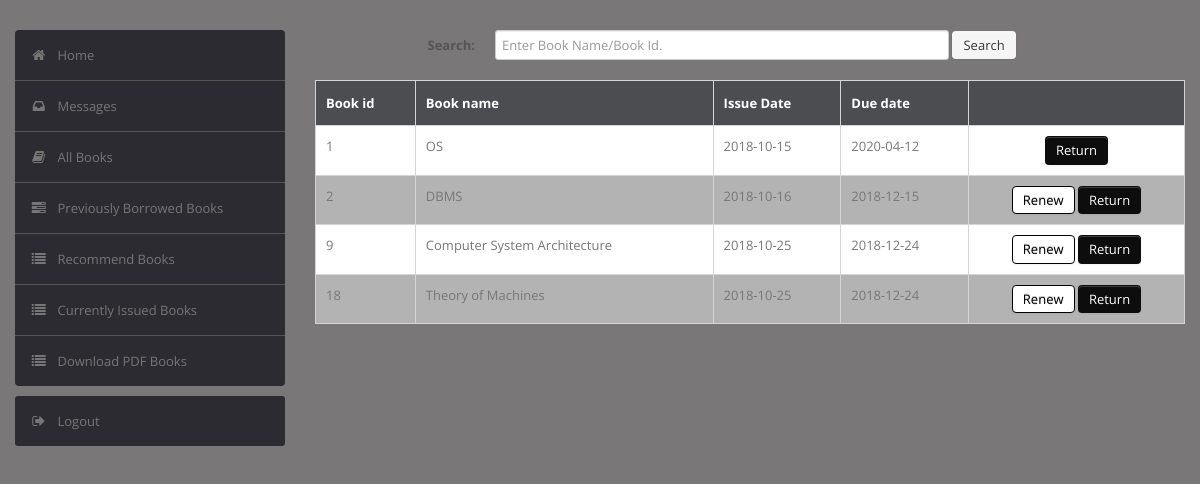
Screenshot of /student/current.php (signed in) with the database file from the repository.
### tables this page shows
CREATE TABLE `record` (
  `RollNo` varchar(50) NOT NULL,
  `BookId` int(10) NOT NULL,
  `Date_of_Issue` date DEFAULT NULL,
  `Due_Date` date DEFAULT NULL,
  `Date_of_Return` date DEFAULT NULL,
  `Dues` int(10) DEFAULT NULL,
  `Renewals_left` int(10) DEFAULT NULL,
  `Time` time DEFAULT NULL,
  PRIMARY KEY (`RollNo`,`BookId`),
  KEY `BookId` (`BookId`),
  CONSTRAINT `record_ibfk_1` FOREIGN KEY (`RollNo`) REFERENCES `user` (`RollNo`),
  CONSTRAINT `record_ibfk_2` FOREIGN KEY (`BookId`) REFERENCES `book` (`BookId`)
);

CREATE TABLE `book` (
  `BookId` int(10) NOT NULL AUTO_INCREMENT,
  `Title` varchar(50) DEFAULT NULL,
  `Publisher` varchar(50) DEFAULT NULL,
  `Year` varchar(50) DEFAULT NULL,
  `Availability` int(5) DEFAULT NULL,
  PRIMARY KEY (`BookId`)
);

### student/current.php (the view, shortened to what this page needs)
<?php
require('dbconn.php');
?>
<?php
if ($_SESSION['RollNo']) {
    ?>
<!DOCTYPE html>
<html lang="en">
    <head>
        <link type="text/css" href="bootstrap/css/bootstrap.min.css" rel="stylesheet">
        <link type="text/css" href="bootstrap/css/bootstrap-responsive.min.css" rel="stylesheet">
        <link type="text/css" href="css/theme.css" rel="stylesheet">
        <link type="text/css" href="images/icons/css/font-awesome.css" rel="stylesheet">
    </head>
    <body>
        <div class="wrapper">
            <div class="container">
                <div class="row">
                    <div class="span3">
                        <div class="sidebar">
                            <ul class="widget widget-menu unstyled">
                                <li class="active"><a href="index.php"><i class="menu-icon icon-home"></i>Home
                                </a></li>
                                 <li><a href="message.php"><i class="menu-icon icon-inbox"></i>Messages</a>
                                </li>
                                <li><a href="book.php"><i class="menu-icon icon-book"></i>All Books </a></li>
                                <li><a href="history.php"><i class="menu-icon icon-tasks"></i>Previously Borrowed Books </a></li>
                                <li><a href="recommendations.php"><i class="menu-icon icon-list"></i>Recommend Books </a></li>
                                <li><a href="current.php"><i class="menu-icon icon-list"></i>Currently Issued Books </a></li>
                                <li><a href="download.php"><i class="menu-icon icon-list"></i>Download PDF Books </a></li>
                            </ul>
                            <ul class="widget widget-menu unstyled">
                                <li><a href="logout.php"><i class="menu-icon icon-signout"></i>Logout </a></li>
                            </ul>
                        </div>
                    </div>
                    <div class="span9">
                        <form class="form-horizontal row-fluid" action="current.php" method="post">
                                        <div class="control-group">
                                            <label class="control-label" for="Search"><b>Search:</b></label>
                                            <div class="controls">
                                                <input type="text" id="title" name="title" placeholder="Enter Book Name/Book Id." class="span8" required>
                                                <button type="submit" name="submit"class="btn">Search</button>
                                            </div>
                                        </div>
                                    </form>
                                    <br>
                                    <?php
                                    $rollno = $_SESSION['RollNo'];
                                    if(isset($_POST['submit']))
                                        {$s=$_POST['title'];
                                            $sql="select * from LMS.record,LMS.book where RollNo = '$rollno' and Date_of_Issue is NOT NULL and Date_of_Return is NULL and book.Bookid = record.BookId and (record.BookId='$s' or Title like '%$s%')";
                                        }
                                    else
                                        $sql="select * from LMS.record,LMS.book where RollNo = '$rollno' and Date_of_Issue is NOT NULL and Date_of_Return is NULL and book.Bookid = record.BookId";
                                    $result=$conn->query($sql);
                                    $rowcount=mysqli_num_rows($result);
                                    if(!($rowcount))
                                        echo "<br><center><h2><b><i>No Results</i></b></h2></center>";
                                    else
                                    {
                                    ?>
                        <table class="table" id = "tables">
                                  <thead>
                                    <tr>
                                      <th>Book id</th>
                                      <th>Book name</th>
                                      <th>Issue Date</th>
                                      <th>Due date</th>
                                      <th></th>
                                    </tr>
                                  </thead>
                                  <tbody>
                                <?php
                            while($row=$result->fetch_assoc())
                            {
                                $bookid=$row['BookId'];
                                $name=$row['Title'];
                                $issuedate=$row['Date_of_Issue'];
                                $duedate=$row['Due_Date'];
                                $renewals=$row['Renewals_left'];
                            ?>
                                    <tr>
                                      <td><?php echo $bookid ?></td>
                                      <td><?php echo $name ?></td>
                                      <td><?php echo $issuedate ?></td>
                                      <td><?php echo $duedate ?></td>
                                        <td><center>
                                        <?php
                                         if($renewals)
                                            echo "<a href=\"renew_request.php?id=".$bookid."\" class=\"btn btn-success\">Renew</a>";
                                        ?>
                                        <a href="return_request.php?id=<?php echo $bookid; ?>" class="btn btn-primary">Return</a>
                                        </center></td>
                                    </tr>
                            <?php }} ?>
                                    </tbody>
                                </table>
                    </div>
                </div>
            </div>
        </div>
    </body>
</html>
<?php }
else {
    echo "<script type='text/javascript'>alert('Access Denied!!!')</script>";
} ?>

### student/css/theme.css (style rules this page uses)
#tables td, #tables th { border: 1px solid #ffffff; padding: 10px; }
#tables tr:nth-child(even) { background-color: #b4b3b3; }
#tables tr:nth-child(odd) { background-color: rgb(255, 255, 255); }
#tables th { padding-top: 12px; padding-bottom: 12px; text-align: left; background-color: #4c4d50; color: white; }
body { font-size: 13px; font-family: 'Open Sans', Arial, sans-serif; background: #797777; color: #777 }
strong, b { color: #555 }
.wrapper { padding: 30px 0 }
form { margin: 0 }
select, textarea, input[type="text"], input[type="password"], input[type="datetime"], input[type="datetime-local"], input[type="date"], input[type="month"], input[type="time"], input[type="week"], input[type="number"], input[type="email"], input[type="url"], input[type="search"], input[type="tel"], input[type="color"], .uneditable-input, label, input, button, select, textarea { -webkit-border-radius: 3px; -moz-border-radius: 3px; border-radius: 3px; font-size: 13px; font-family: 'Open Sans', Tahoma, Arial, sans-serif }
body [class^="icon-"], body [class*=" icon-"] { font-size: 14px; line-height: 20px; height: 20px }
.form-horizontal .control-group, .form-vertical .control-group { margin-bottom: 0 }
.btn, .btn-box { -webkit-border-radius: 3px; -moz-border-radius: 3px; border-radius: 3px }
.btn { font-size: 13px; font-weight: 600 }
.btn { display: inline-block; margin-bottom: 0; font-weight: 400; text-align: center; vertical-align: middle; cursor: pointer; background-image: none; border: 1px solid transparent; white-space: nowrap; padding: 4px 10px; font-size: 13px; line-height: 1.42857; border-radius: 4px; -webkit-user-select: none; -moz-user-select: none; -ms-user-select: none; user-select: none }
.btn-primary { color: #fff; background-color: #0d0d0e; }
.btn-success { color: #000000; background-color: #ffffff; border-color: #000000 }
.table { margin-bottom: 0 }
.table th, .table td { border-color: #d5d5d5!important }
.widget-menu { background: #fff; -webkit-border-radius: 3px; -moz-border-radius: 3px; border-radius: 3px; overflow: hidden }
.widget-menu a { color: #555; display: block; line-height: 20px; padding: 15px; text-decoration: none!important }
.widget-menu .menu-icon { margin-right: 10px; color: #767676; -webkit-transition: all .2s ease-in-out; -moz-transition: all .2s ease-in-out; transition: all .2s ease-in-out; }
.widget-menu>li+li { border-top: 1px solid #555 }
.widget-menu>li>a { background-color: #2d2b32; color: #767676; -webkit-transition: all .2s ease-in-out; -moz-transition: all .2s ease-in-out; transition: all .2s ease-in-out; }

### rows the page displays
record: BookId.BookId "1", BookId.Title "OS", Date_of_Issue "2018-10-15", Due_Date "2020-04-12"
record: BookId.BookId "2", BookId.Title "DBMS", Date_of_Issue "2018-10-16", Due_Date "2018-12-15"
record: BookId.BookId "9", BookId.Title "Computer System Architecture", Date_of_Issue "2018-10-25", Due_Date "2018-12-24"
record: BookId.BookId "18", BookId.Title "Theory of Machines", Date_of_Issue "2018-10-25", Due_Date "2018-12-24"
